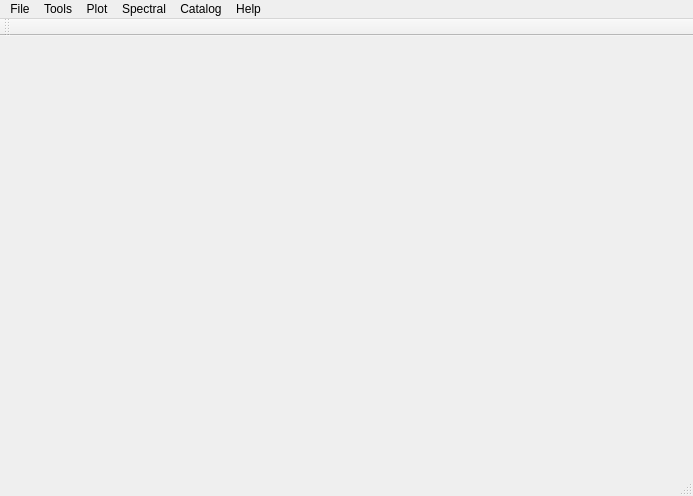
<?xml version="1.0" encoding="UTF-8"?>
<ui version="4.0">
 <class>testBlClass</class>
 <widget class="QMainWindow" name="testBlClass">
  <property name="geometry">
   <rect>
    <x>0</x>
    <y>0</y>
    <width>693</width>
    <height>496</height>
   </rect>
  </property>
  <property name="windowTitle">
   <string>testBl</string>
  </property>
  <widget class="QWidget" name="centralWidget"/>
  <widget class="QMenuBar" name="menuBar">
   <property name="geometry">
    <rect>
     <x>0</x>
     <y>0</y>
     <width>693</width>
     <height>23</height>
    </rect>
   </property>
   <widget class="QMenu" name="menuFile">
    <property name="title">
     <string>File</string>
    </property>
    <widget class="QMenu" name="menuDataBase">
     <property name="title">
      <string>DataBase</string>
     </property>
     <addaction name="actionNew_DataBase"/>
     <addaction name="actionDelete_DataBase"/>
    </widget>
    <addaction name="menuDataBase"/>
   </widget>
   <widget class="QMenu" name="menuTools">
    <property name="title">
     <string>Tools</string>
    </property>
   </widget>
   <widget class="QMenu" name="menuPlot">
    <property name="title">
     <string>Plot</string>
    </property>
   </widget>
   <widget class="QMenu" name="menuSpectral">
    <property name="title">
     <string>Spectral</string>
    </property>
   </widget>
   <widget class="QMenu" name="menuHelp">
    <property name="title">
     <string>Help</string>
    </property>
   </widget>
   <widget class="QMenu" name="menuCatalog">
    <property name="title">
     <string>Catalog</string>
    </property>
    <addaction name="actionAdd_Region"/>
    <addaction name="actionAdd_Drill"/>
    <addaction name="actionAdd_Core"/>
   </widget>
   <addaction name="menuFile"/>
   <addaction name="menuTools"/>
   <addaction name="menuPlot"/>
   <addaction name="menuSpectral"/>
   <addaction name="menuCatalog"/>
   <addaction name="menuHelp"/>
  </widget>
  <widget class="QToolBar" name="mainToolBar">
   <attribute name="toolBarArea">
    <enum>TopToolBarArea</enum>
   </attribute>
   <attribute name="toolBarBreak">
    <bool>false</bool>
   </attribute>
  </widget>
  <widget class="QStatusBar" name="statusBar"/>
  <action name="actionNew_DataBase">
   <property name="text">
    <string>New DataBase</string>
   </property>
  </action>
  <action name="actionAdd_Region">
   <property name="text">
    <string>Add Region</string>
   </property>
  </action>
  <action name="actionAdd_Drill">
   <property name="text">
    <string>Add Drill</string>
   </property>
  </action>
  <action name="actionAdd_Core">
   <property name="text">
    <string>Add Core</string>
   </property>
  </action>
  <action name="actionDelete_DataBase">
   <property name="text">
    <string>Delete DataBase</string>
   </property>
  </action>
 </widget>
 <layoutdefault spacing="6" margin="11"/>
 <resources>
  <include location="testbl.qrc"/>
 </resources>
 <connections/>
</ui>
